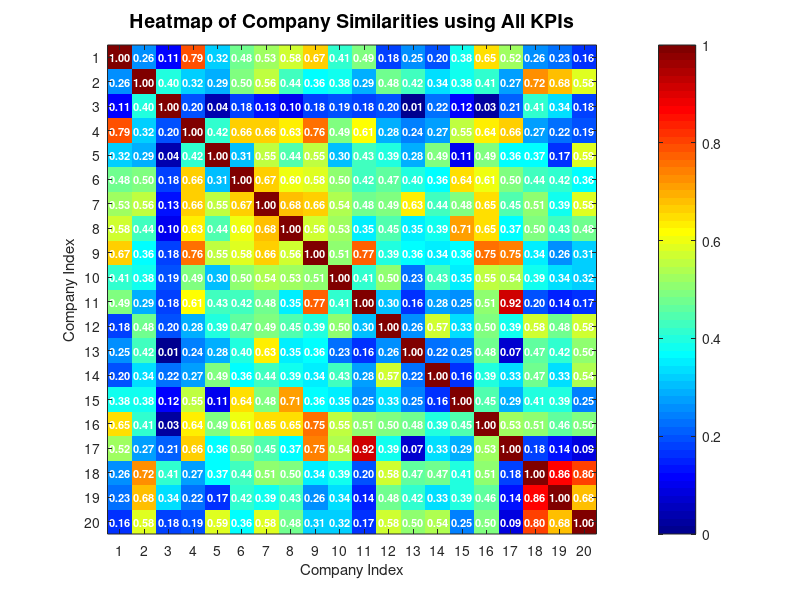

The MATLAB script that drew this image: (Note: a time limit stopped this script after it produced the figure.)
%%%%%%%%%%% Hw3 Part1 3)_repeat 2b - Using All KPIs for Similarity %%%%%%%%%%%%%%%%%%%%%

clc; clear; close all;
load('GoogleDataset.mat');   % Load dataset

% All KPIs
[N, K] = size(Click);  % N: number of days, K: number of companies

% ----- 拼接所有 KPI 并构造公司特征向量 -----
all_vec = zeros(3 * N, K);  % 每家公司是一个3N维向量
for i = 1:K
    V_i = [Click(:, i); Cost(:, i); Conversion(:, i)];  % 3N x 1
    all_vec(:, i) = zscore(V_i);  % 标准化
end

% ----- 计算公司之间的相关性 -----
corr_mat = abs(corr(all_vec));  % K x K 相似度矩阵（取绝对值）
threshold = 0.29;               % 相似性阈值

% ----- 构造每家公司对应的相似公司索引 -----
similar_index_list = cell(1, K);
for i = 1:K
    sim_idx = find(corr_mat(i, :) >= threshold & (1:K) ~= i);
    similar_index_list{i} = sim_idx;
end

% ----- 可视化热图 -----
figure;
imagesc(corr_mat);
colormap(jet);
colorbar;
caxis([0 1]);
title('Heatmap of Company Similarities using All KPIs', 'FontSize', 14);
xlabel('Company Index'); ylabel('Company Index');
axis square; xticks(1:K); yticks(1:K);

for i = 1:K
    for j = 1:K
        text(j, i, sprintf('%.2f', corr_mat(i, j)), ...
            'FontSize', 8, 'HorizontalAlignment', 'center', ...
            'Color', 'w', 'FontWeight', 'bold');
    end
end

% ----- 使用相似公司进行点击量预测 -----
X_click = Click;
mse_list = zeros(1, K);
all_pred = nan(N, K);

figure('Name', '2d - All KPI Similarity Prediction on Click');

for i = 1:K
    sim_idx = similar_index_list{i};
    if isempty(sim_idx)
        fprintf('公司 %d 无相似公司，跳过。\n', i);
        continue;
    end

    Y = X_click(:, i);          % 当前目标公司点击量
    X_sim = X_click(:, sim_idx); % 相似公司的点击量

    alpha = (X_sim' * X_sim) \ (X_sim' * Y);  % 最小二乘系数
    Y_hat = X_sim * alpha;                    % 预测值
    all_pred(:, i) = Y_hat;
    mse_list(i) = mean((Y_hat - Y).^2);

    subplot(4, 5, i);
    plot(Y, 'b', 'LineWidth', 1.2); hold on;
    plot(Y_hat, 'r--', 'LineWidth', 1.2);
    title(sprintf('Company %d', i), 'FontSize', 9);
    xlabel('Days'); ylabel('KPI');
    legend('True', 'Predicted');
    axis tight; grid on;
    set(gca, 'xtick', [], 'ytick', []);
end

% ----- 可视化MSE -----
figure;
bar(mse_list);
xlabel('Company Index'); ylabel('MSE');
title('Prediction Error (Click) using All KPI Similarity');
grid on;
